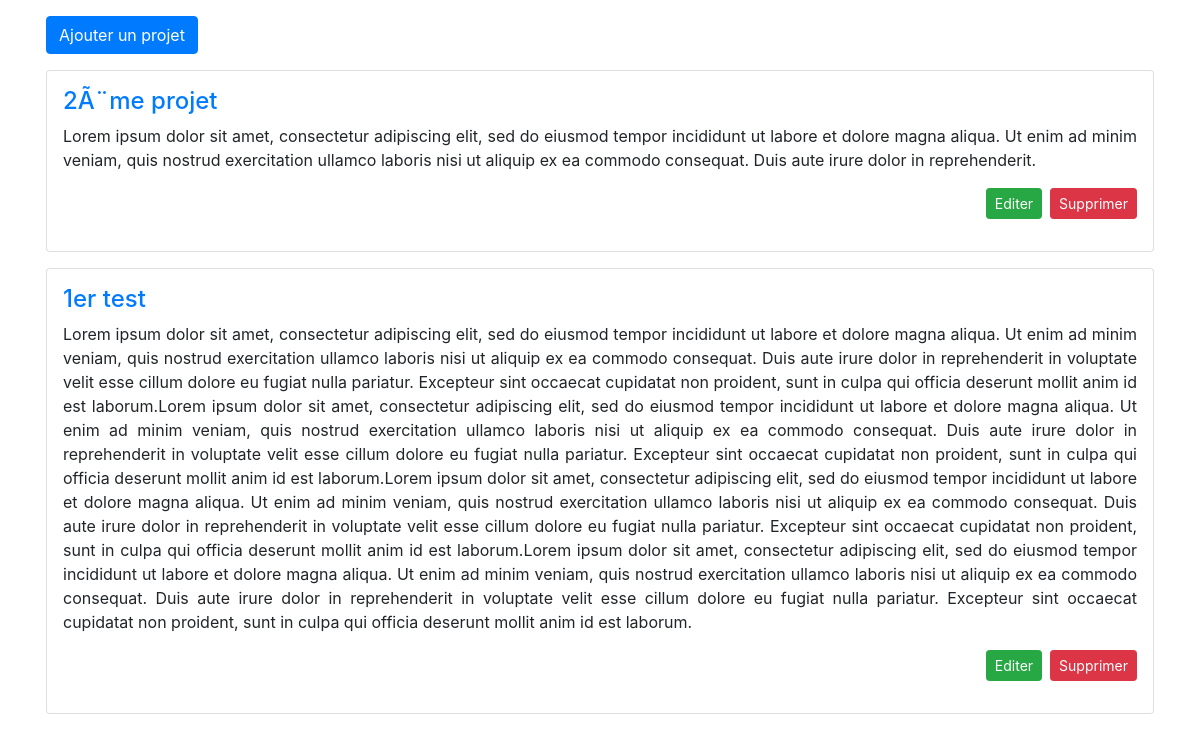
The page / on the database its author committed.
### tables this page shows
CREATE TABLE IF NOT EXISTS `projets` (
  `id` int(11) UNSIGNED NOT NULL AUTO_INCREMENT,
  `titre` varchar(255) NOT NULL,
  `contenu` text NOT NULL,
  PRIMARY KEY (`id`)
);

### index.php (the view)
<?php include_once 'header.php'; ?>
      <div class="container px-3 py-3">
        <p>
          <a href="add.php" class="btn btn-primary" tabindex="-1" role="button" aria-disabled="true">Ajouter un projet</a>
        </p>
        <?php
        $stmt = $db->query('SELECT id, titre, contenu FROM projets ORDER BY id DESC');
        while($row = $stmt->fetch()) {
          echo '<div class="card px-3 py-3 mb-3">';
            echo '<h4><a href="projet.php?id=' . $row['id'] . '">' . $row['titre'] . '</a></h4>';
            echo '<p class="text-justify">' . $row['contenu'] . '</p>';
            echo '<p class="text-right">';
              echo '<a href="edit.php?id=' . $row['id'] . '" class="btn btn-success btn-sm mr-2" tabindex="-1" role="button" aria-disabled="true">Editer</a>';
              echo '<a href="delete.php?delprojet=' . $row['id'] . '" class="btn btn-danger btn-sm" tabindex="-1" role="button" aria-disabled="true">Supprimer</a>';
              echo '</p>';
          echo '</div>';
        }
        ?>
      </div>
<?php include_once 'footer.php'; ?>

### header.php (shortened to what this page needs)
<!DOCTYPE html>
<html lang="en" dir="ltr">
  <head>
    <link rel="stylesheet" href="https://stackpath.bootstrapcdn.com/bootstrap/4.5.0/css/bootstrap.min.css">
  </head>
  <body>

### footer.php
</body>
</html>

### rows shown on the page
projets: titre "2Ã¨me projet", contenu "Lorem ipsum dolor sit amet, consectetur adipiscing elit, sed do eiusmod tempor incididunt ut labore et dolore magna aliqua. Ut enim ad minim veniam, quis nostrud exercitation ullamco laboris nisi ut aliquip ex ea commodo consequat. Duis aute irure dolor in reprehenderit."
projets: titre "1er test", contenu "Lorem ipsum dolor sit amet, consectetur adipiscing elit, sed do eiusmod tempor incididunt ut labore et dolore magna aliqua. Ut enim ad minim veniam, quis nostrud exercitation ullamco laboris nisi ut aliquip ex ea commodo consequat. Duis aute irure dolor in reprehenderit in voluptate velit esse cillum dolore eu fugiat nulla pariatur. Excepteur sint occaecat cupidatat non proident, sunt in culpa qui officia deserunt mollit anim id est laborum.Lorem ipsum dolor sit amet, consectetur adipiscing elit, sed do eiusmod tempor incididunt ut labore et dolore magna aliqua. Ut enim ad minim veniam, quis nostrud exercitation ullamco laboris nisi ut aliquip ex ea commodo consequat. Duis aute irure dolor…"
